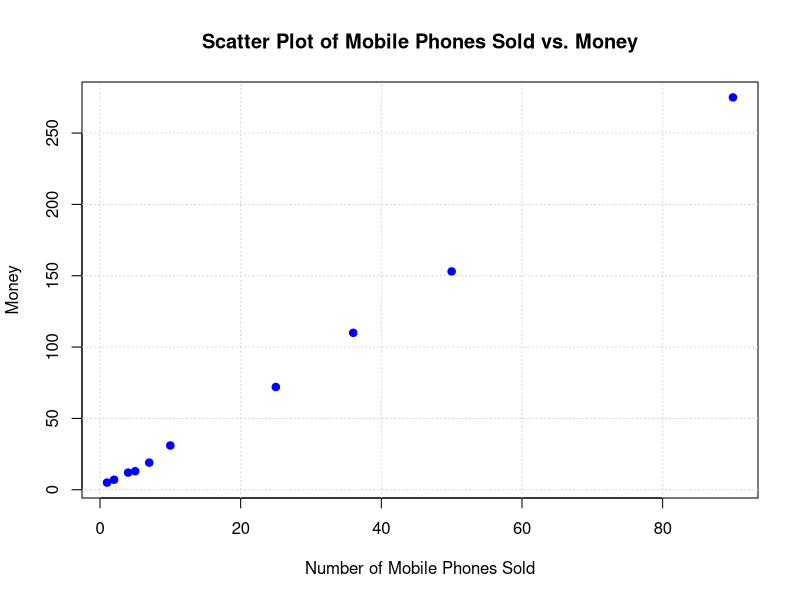

Generate this figure with R:
# Data
x <- c(4, 1, 5, 7, 10, 2, 50, 25, 90, 36)
y <- c(12, 5, 13, 19, 31, 7, 153, 72, 275, 110)

# Create scatter plot
plot(x, y, main="Scatter Plot of Mobile Phones Sold vs. Money",
     xlab="Number of Mobile Phones Sold", ylab="Money",
     pch=19, col="blue")

# Add a grid for better visualization
grid()
